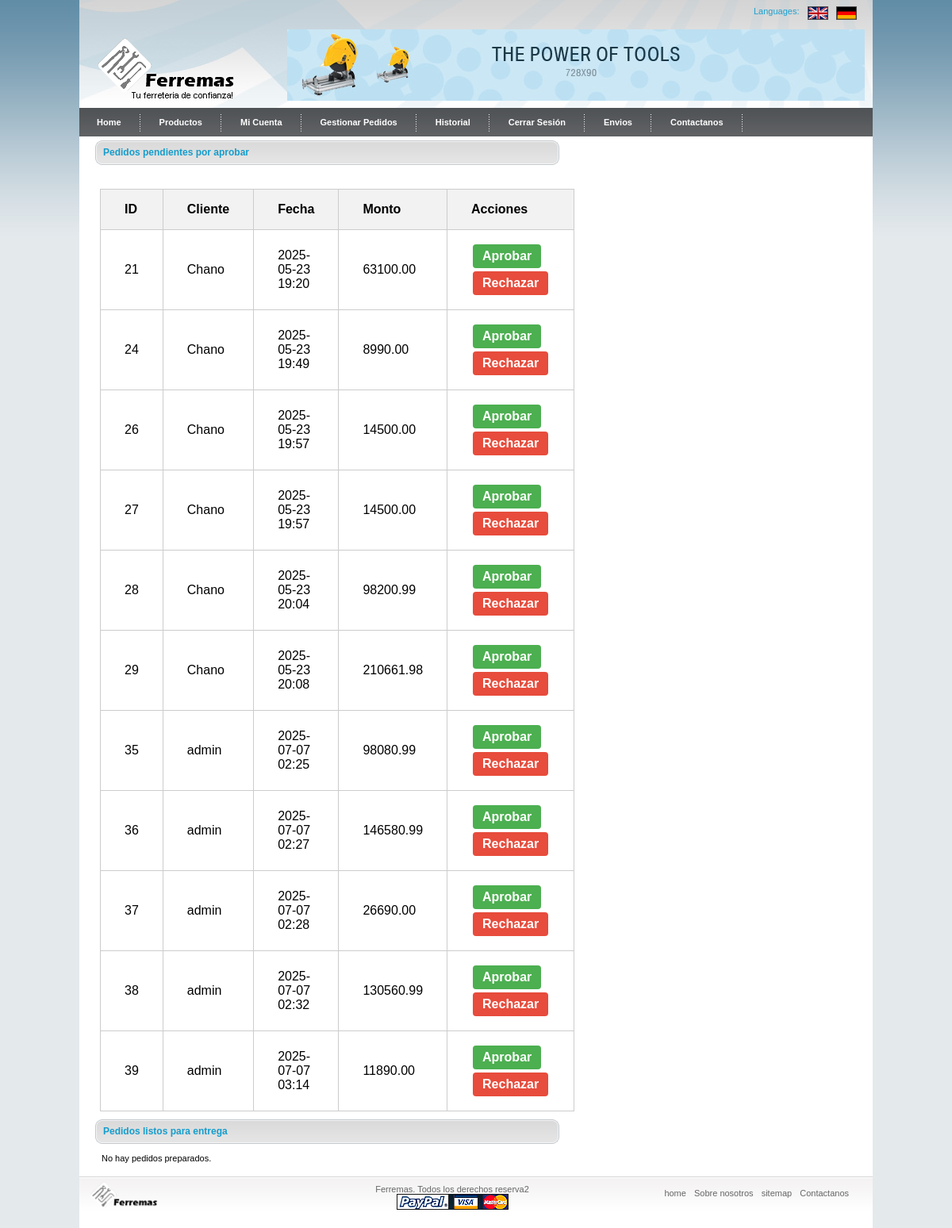
/vendedor/ (signed in), run on the app's committed database.
### pedidos/models.py (models this page shows)
class Pedido(models.Model):
    usuario = models.ForeignKey(settings.AUTH_USER_MODEL, on_delete=models.CASCADE)
    fecha = models.DateTimeField(auto_now_add=True)
    estado = models.CharField(max_length=20, default='pendiente')  # pendiente, pagado, enviado, entregado, etc.
    total = models.DecimalField(max_digits=12, decimal_places=2, default=0)
    metodo_pago = models.CharField(max_length=20, default='manual')
    datos_pago = models.JSONField(null=True, blank=True)  # para guardar respuesta paypal
    tipo_entrega = models.CharField(
        max_length=20,
        choices=[('retiro', 'Retiro en tienda'), ('despacho', 'Despacho a domicilio')],
        default='retiro'
    )
    direccion_entrega = models.CharField(max_length=255, blank=True, null=True)
    sucursal_retiro = models.CharField(max_length=100, blank=True, null=True)

### usuarios/models.py (models this page shows)
class Usuario(AbstractUser):
    ROL_CHOICES = [
        ('cliente', 'Cliente'),
        ('admin', 'Administrador'),
        ('vendedor', 'Vendedor'),
        ('bodeguero', 'Bodeguero'),
        ('contador', 'Contador'),
    ]
    rol = models.CharField(max_length=20, choices=ROL_CHOICES)
    telefono = models.CharField(max_length=20, blank=True, null=True)  # Nuevo campo

### core/views.py (the view)
# urls.py: path('vendedor/', core_views.vista_pedidos_vendedor, name='vista_pedidos_vendedor'),
@login_required
@user_passes_test(es_vendedor)
def vista_pedidos_vendedor(request):
    pedidos_pendientes = Pedido.objects.filter(estado='Pendiente')
    pedidos_preparados = Pedido.objects.filter(estado='Preparado')
    return render(request, 'vendedor/pedidos.html', {
        'pedidos_pendientes': pedidos_pendientes,
        'pedidos_preparados': pedidos_preparados
    })

### core/context_processors.py (called while the page is built)
def carrito_context(request):
    carrito = request.session.get('carrito', {})
    productos_dict = {str(p.id): p for p in Producto.objects.all()}
    total = 0
    total_productos = 0
    for pid, cantidad in carrito.items():
        prod = productos_dict.get(str(pid))
        if prod:
            total += prod.precio * cantidad
            total_productos += cantidad
    return {
        'carrito': carrito,
        'productos_dict': productos_dict,
        'total_carrito': total,
        'total_productos': total_productos,
    }

### core/views.py (called while the page is built)
def es_vendedor(user):
    return user.is_authenticated and user.rol == 'vendedor'

### core/templates/vendedor/pedidos.html (shortened to what this page needs)
{% load static %}
<!DOCTYPE html>
<html>
<head>
  <link rel="stylesheet" type="text/css" href="{% static 'css/style.css' %}" />
  <link rel="stylesheet" type="text/css" href="{% static 'css/forms.css' %}" />
  <link rel="stylesheet" type="text/css" href="{% static 'css/pedidos.css' %}" />
</head>
<body>
<div id="main_container">
  {% include "partials/header.html" %}
  {% include "partials/menu_tab.html" %}
  <div id="main_content">
    <div class="center_content">
      <div class="center_title_bar">Pedidos pendientes por aprobar</div>
      <div class="prod_box">
        {% if pedidos_pendientes %}
        <table class="table-pedidos">
          <tr><th>ID</th><th>Cliente</th><th>Fecha</th><th>Monto</th><th>Acciones</th></tr>
          {% for pedido in pedidos_pendientes %}
          <tr>
            <td>{{ pedido.id }}</td>
            <td>{{ pedido.usuario.username }}</td>
            <td>{{ pedido.fecha|date:"Y-m-d H:i" }}</td>
            <td>{{ pedido.total }}</td>
            <td>
              <a href="{% url 'aprobar_pedido' pedido.id %}" class="btn aprobar">Aprobar</a>
              <a href="{% url 'rechazar_pedido' pedido.id %}" class="btn rechazar">Rechazar</a>
            </td>
          </tr>
          {% endfor %}
        </table>
        {% else %}
        <p>No hay pedidos pendientes.</p>
        {% endif %}
      </div>
      <div class="center_title_bar">Pedidos listos para entrega</div>
      <div class="prod_box">
        {% if pedidos_preparados %}
        <table class="table-pedidos">
          <tr><th>ID</th><th>Cliente</th><th>Estado</th><th>Monto</th><th>Acciones</th></tr>
          {% for pedido in pedidos_preparados %}
          <tr>
            <td>{{ pedido.id }}</td>
            <td>{{ pedido.usuario.username }}</td>
            <td>{{ pedido.estado }}</td>
            <td>{{ pedido.total }}</td>
            <td>
              <a href="{% url 'marcar_entregado' pedido.id %}" class="btn aprobar">Marcar como entregado</a>
            </td>
          </tr>
          {% endfor %}
        </table>
        {% else %}
        <p>No hay pedidos preparados.</p>
        {% endif %}
      </div>
    </div>
  </div>
  <div class="footer">
    <div class="left_footer"><img src="{% static 'images/footer_logo2.png' %}" alt="" width="89" height="42"/></div>
    <div class="center_footer">
      Ferremas. Todos los derechos reserva2<br />
      <img src="{% static 'images/payment.gif' %}" alt="" />
    </div>
    <div class="right_footer">
      <a href="#">home</a> <a href="#">Sobre nosotros</a> <a href="#">sitemap</a> <a href="#">Contactanos</a>
    </div>
  </div>
</div>
</body>
</html>

### core/static/css/style.css (style rules this page uses)
body { background:url('../images/bg.jpg') repeat-x #e4e9ec top; padding:0; font-family:Arial, Helvetica, sans-serif; font-size:11px; margin:0px auto auto auto; color:#000; }
p { padding:2px; margin:0px; }
#main_container { width:1000px; height:auto; margin:auto; padding:0px; background-color:#FFFFFF; }
#main_content { clear:both; }
.center_content { width:600px; float:left; padding:5px 10px 5px 15px; }
.center_title_bar { width:575px; height:31px; float:left; padding:0 0 0 10px; margin:0 0 0 5px; line-height:31px; font-size:12px; color:#159DCC; font-weight:bold; background:url('../images/bar_bg.gif') no-repeat center; }
.prod_box { width:173px; height:auto; float:left; padding:10px 10px 10px 11px; }
.footer { width:1000px; clear:both; height:65px; background:url('../images/footer_bg.gif') repeat-x top; }
.left_footer { float:left; width:300px; padding:5px 0 0 10px; }
.right_footer { float:right; padding:15px 30px 0 0; }
.right_footer a { padding:0 0 0 7px; text-decoration:none; color: #666666; }
.center_footer { float:left; width:200px; text-align:center; color:#666666; padding:10px 0 0 60px; }

### core/static/css/pedidos.css (style rules this page uses)
.table-pedidos { width: 100%; border-collapse: collapse; margin-top: 20px; font-size: 16px; }
.table-pedidos th, .table-pedidos td { padding: 16px 30px; text-align: left; border: 1px solid #ccc; }
.table-pedidos th { background-color: #f2f2f2; font-weight: bold; }
.table-pedidos td { vertical-align: middle; }
.btn { display: inline-block; padding: 6px 12px; color: white; text-decoration: none; border-radius: 4px; font-weight: bold; margin: 2px; }
.aprobar { background-color: #4CAF50; }
.rechazar { background-color: #e74c3c; }

### data on the page
Pedido: id "21", usuario.username "Chano", fecha "2025-05-23 19:20", total "63100.00"
Pedido: id "24", usuario.username "Chano", fecha "2025-05-23 19:49", total "8990.00"
Pedido: id "26", usuario.username "Chano", fecha "2025-05-23 19:57", total "14500.00"
Pedido: id "27", usuario.username "Chano", fecha "2025-05-23 19:57", total "14500.00"
Pedido: id "28", usuario.username "Chano", fecha "2025-05-23 20:04", total "98200.99"
Pedido: id "29", usuario.username "Chano", fecha "2025-05-23 20:08", total "210661.98"
Pedido: id "35", usuario.username "admin", fecha "2025-07-07 02:25", total "98080.99"
Pedido: id "36", usuario.username "admin", fecha "2025-07-07 02:27", total "146580.99"
Pedido: id "37", usuario.username "admin", fecha "2025-07-07 02:28", total "26690.00"
Pedido: id "38", usuario.username "admin", fecha "2025-07-07 02:32", total "130560.99"
Pedido: id "39", usuario.username "admin", fecha "2025-07-07 03:14", total "11890.00"
